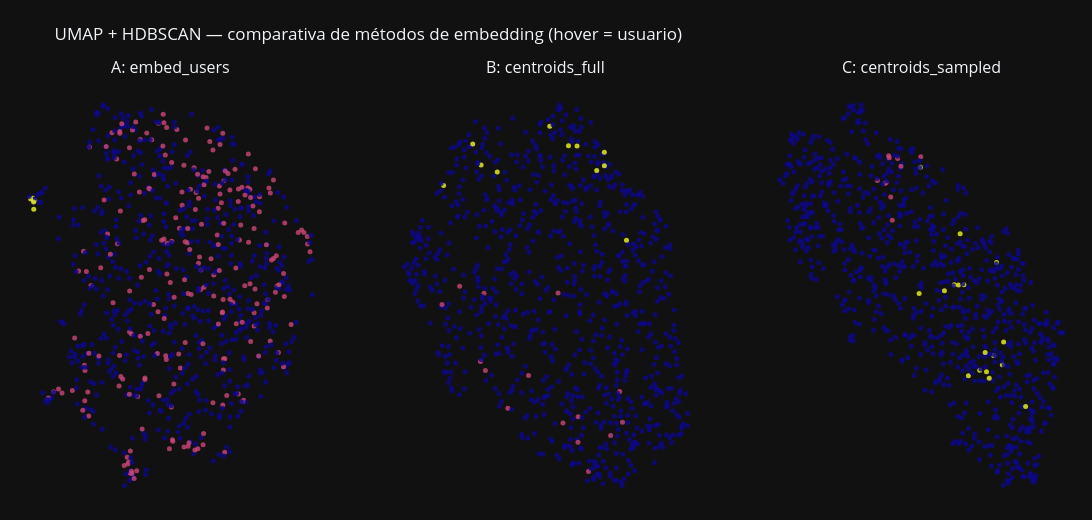

The code cell stored with this chart in its notebook:
### Code cell
# UMAP comparativo — los tres métodos en subplots
# Permite ver si la estructura de clusters cambia según cómo representamos a los usuarios
from plotly.subplots import make_subplots
import plotly.graph_objects as go
import umap as umap_lib
import hdbscan

method_data = {}
if 'vectors_a' in dir() and len(vectors_a) > 1:
    method_data['A: embed_users'] = (user_ids_a, vectors_a)
if 'vectors_b' in dir() and len(vectors_b) > 1:
    method_data['B: centroids_full'] = (user_ids_b, vectors_b)
if 'vectors_c' in dir() and len(vectors_c) > 1:
    method_data['C: centroids_sampled'] = (user_ids_c, vectors_c)

if not method_data:
    print("Sin embeddings disponibles. Ejecutar primero las partes A, B o C.")
else:
    n_methods = len(method_data)
    fig = make_subplots(
        rows=1, cols=n_methods,
        subplot_titles=list(method_data.keys()),
        horizontal_spacing=0.05,
    )

    for col_idx, (label, (ids, vecs)) in enumerate(method_data.items(), 1):
        print(f"UMAP {label}...", end=' ', flush=True)
        reducer  = umap_lib.UMAP(n_components=2, n_neighbors=min(15, len(vecs)-1), random_state=42)
        coords   = reducer.fit_transform(vecs)

        clusterer = hdbscan.HDBSCAN(min_cluster_size=5, min_samples=3)
        clusters  = clusterer.fit_predict(vecs)
        n_cl      = len(set(clusters)) - (1 if -1 in clusters else 0)
        print(f"{n_cl} clusters, {(clusters==-1).sum()} ruido")

        names = [uid_to_name.get(uid, str(uid)) for uid in ids]

        fig.add_trace(
            go.Scatter(
                x=coords[:, 0], y=coords[:, 1],
                mode='markers',
                marker=dict(
                    size=5,
                    color=clusters,
                    colorscale='Plasma',
                    showscale=False,
                    opacity=0.8,
                    line=dict(width=0, color='black'),
                ),
                text=[f'{n}<br>cluster={c}' for n, c in zip(names, clusters)],
                hoverinfo='text',
                showlegend=False,
            ),
            row=1, col=col_idx,
        )
        fig.update_xaxes(showticklabels=False, showgrid=False, zeroline=False, row=1, col=col_idx)
        fig.update_yaxes(showticklabels=False, showgrid=False, zeroline=False, row=1, col=col_idx)

    fig.update_layout(
        title='UMAP + HDBSCAN — comparativa de métodos de embedding (hover = usuario)',
        template='plotly_dark',
        height=520, width=420 * n_methods,
        margin=dict(l=10, r=10, t=80, b=10),
    )
    fig.show()

### Figure 1 — Plotly figure (JSON) as saved in the notebook; plotly's stock layout.template omitted (floating-point values rounded to 4 significant figures; data arrays with more than 128 entries replaced by an {"elided": "..."} marker saying what was removed)
{"data": [{"hoverinfo": "text", "marker": {"color": {"elided": "836 int values"}, "colorscale": [[0.0, "#0d0887"], [0.1111, "#46039f"], [0.2222, "#7201a8"], [0.3333, "#9c179e"], [0.4444, "#bd3786"], [0.5556, "#d8576b"], [0.6667, "#ed7953"], [0.7778, "#fb9f3a"], [0.8889, "#fdca26"], [1.0, "#f0f921"]], "line": {"color": "black", "width": 0}, "opacity": 0.8, "showscale": false, "size": 5}, "mode": "markers", "showlegend": false, "text": {"elided": "836 str values"}, "type": "scatter", "x": {"elided": "836 float values"}, "xaxis": "x", "y": {"elided": "836 float values"}, "yaxis": "y"}, {"hoverinfo": "text", "marker": {"color": {"elided": "836 int values"}, "colorscale": [[0.0, "#0d0887"], [0.1111, "#46039f"], [0.2222, "#7201a8"], [0.3333, "#9c179e"], [0.4444, "#bd3786"], [0.5556, "#d8576b"], [0.6667, "#ed7953"], [0.7778, "#fb9f3a"], [0.8889, "#fdca26"], [1.0, "#f0f921"]], "line": {"color": "black", "width": 0}, "opacity": 0.8, "showscale": false, "size": 5}, "mode": "markers", "showlegend": false, "text": {"elided": "836 str values"}, "type": "scatter", "x": {"elided": "836 float values"}, "xaxis": "x2", "y": {"elided": "836 float values"}, "yaxis": "y2"}, {"hoverinfo": "text", "marker": {"color": {"elided": "836 int values"}, "colorscale": [[0.0, "#0d0887"], [0.1111, "#46039f"], [0.2222, "#7201a8"], [0.3333, "#9c179e"], [0.4444, "#bd3786"], [0.5556, "#d8576b"], [0.6667, "#ed7953"], [0.7778, "#fb9f3a"], [0.8889, "#fdca26"], [1.0, "#f0f921"]], "line": {"color": "black", "width": 0}, "opacity": 0.8, "showscale": false, "size": 5}, "mode": "markers", "showlegend": false, "text": {"elided": "836 str values"}, "type": "scatter", "x": {"elided": "836 float values"}, "xaxis": "x3", "y": {"elided": "836 float values"}, "yaxis": "y3"}], "layout": {"annotations": [{"font": {"size": 16}, "showarrow": false, "text": "A: embed_users", "x": 0.15, "xanchor": "center", "xref": "paper", "y": 1.0, "yanchor": "bottom", "yref": "paper"}, {"font": {"size": 16}, "showarrow": false, "text": "B: centroids_full", "x": 0.5, "xanchor": "center", "xref": "paper", "y": 1.0, "yanchor": "bottom", "yref": "paper"}, {"font": {"size": 16}, "showarrow": false, "text": "C: centroids_sampled", "x": 0.85, "xanchor": "center", "xref": "paper", "y": 1.0, "yanchor": "bottom", "yref": "paper"}], "height": 520, "margin": {"b": 10, "l": 10, "r": 10, "t": 80}, "title": {"text": "UMAP + HDBSCAN — comparativa de métodos de embedding (hover = usuario)"}, "width": 1260, "xaxis": {"anchor": "y", "domain": [0.0, 0.3], "showgrid": false, "showticklabels": false, "zeroline": false}, "xaxis2": {"anchor": "y2", "domain": [0.35, 0.65], "showgrid": false, "showticklabels": false, "zeroline": false}, "xaxis3": {"anchor": "y3", "domain": [0.7, 1.0], "showgrid": false, "showticklabels": false, "zeroline": false}, "yaxis": {"anchor": "x", "domain": [0.0, 1.0], "showgrid": false, "showticklabels": false, "zeroline": false}, "yaxis2": {"anchor": "x2", "domain": [0.0, 1.0], "showgrid": false, "showticklabels": false, "zeroline": false}, "yaxis3": {"anchor": "x3", "domain": [0.0, 1.0], "showgrid": false, "showticklabels": false, "zeroline": false}}}
